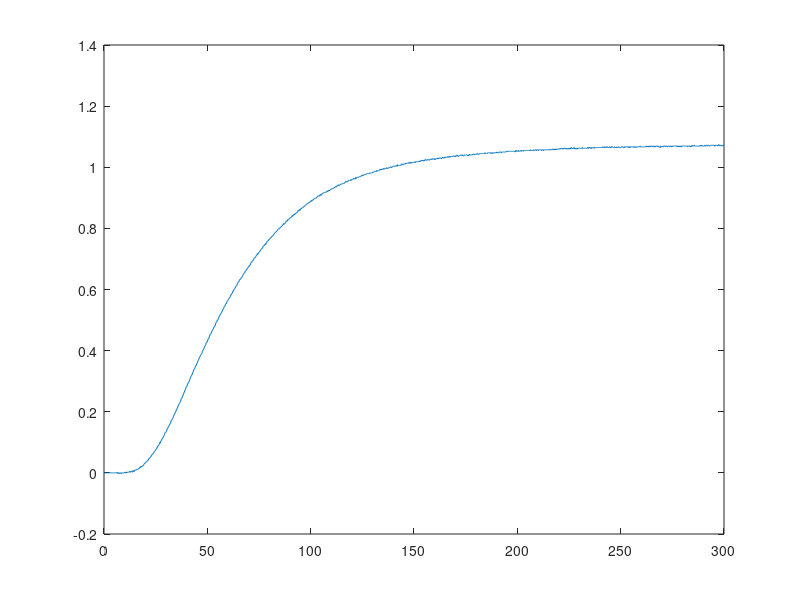

Recreate this plot in MATLAB. (Note: this script raises an error after producing the figure.)
load pomiary
s = tf('s');
t=linspace(0,300,length(pomiary));

tic()
%[ T1_best T2_best tau_best k_best,G_best ] = calc_II(15,17,37,39,12,16,1.069,1.072,pomiary);
toc()


figure(1);
plot(t,pomiary);
hold on;
step(G_best,t);
hold off;

G_y=step(G_best,t)';
err=G_y-pomiary;
err2=err.^2;
calka_obecna=0.1*sum(err2);
   

figure(2);
lsim([1],[1,0],err2,t)